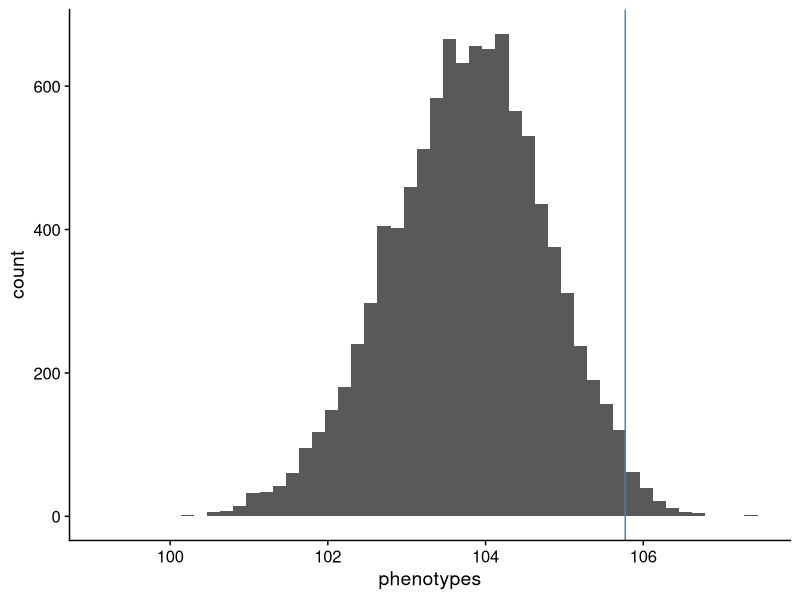
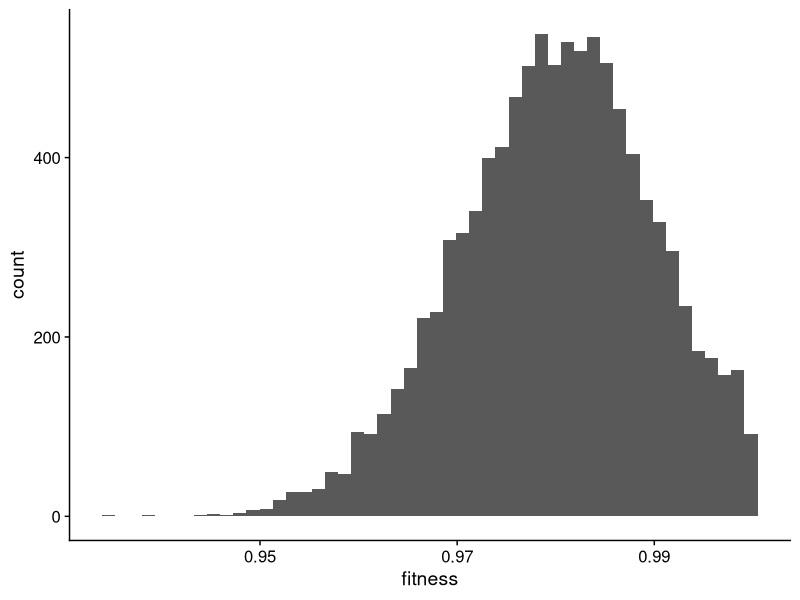
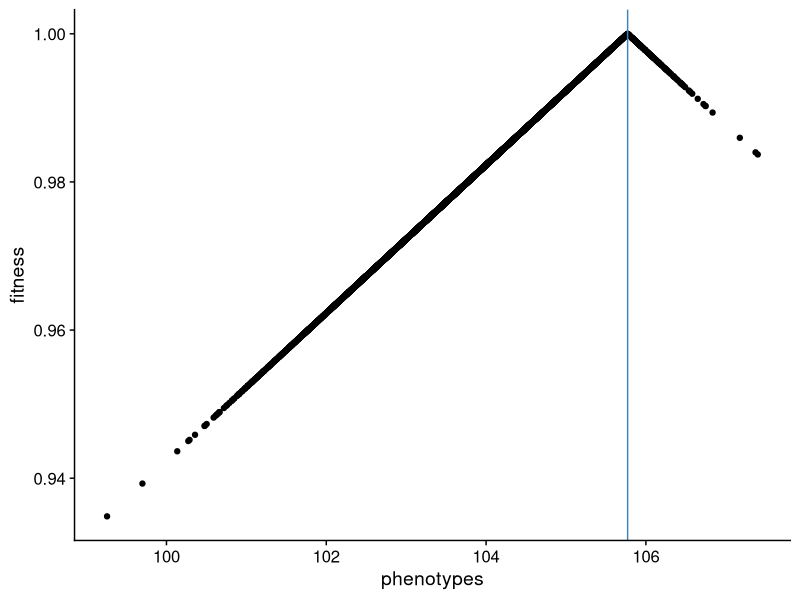

These figures' R source, in order:
library(tidyverse)
library(cowplot)
theme_set(theme_cowplot())

set.seed(7711)


#how many loci
nloci <- 100

#how many individuals
ninds <- 10000

#heritability
h2 <- 0.5

#get effects
effects <- rexp(nloci)

#get freqs
markers <- runif(nloci,0.01,0.99)

additive <- numeric(length = ninds)

for(ii in 1:ninds){
  #get genotype for 10 loci for one individual
  geno <- rbinom(rep(1,10),rep(1,10), markers)
  effs <- geno*effects
  additive[ii] <- sum(effs)
}

V_A <- var(additive)
V_E <- (V_A/h2)- V_A
env <- rnorm(ninds, 0.0, sqrt(V_E))

phenotypes <- tibble(phenotypes = additive + env)
phenotypes$phenotypes <- (phenotypes$phenotypes/ sd(phenotypes$phenotypes)) + 100
#phenotypes$phenotypes <- ((phenotypes$phenotypes - mean(phenotypes$phenotypes))/sd(phenotypes$phenotypes)) + 10

#define new optimum
new_opt <- mean(phenotypes$phenotypes) + sd(phenotypes$phenotypes)*2

phenotypes |>
  ggplot(aes(x=phenotypes)) +
  geom_histogram(bins = 50) +
  geom_vline(xintercept = new_opt, color = "steelblue")


scaling_f <- 100
  
phenotypes$fitness <- 1 - (abs(phenotypes$phenotypes - new_opt)/scaling_f)

#phenotypes$fitness <- (dnorm(new_opt - phenotypes$phenotypes, 10))

phenotypes |>
  ggplot(aes(x=fitness)) +
  geom_histogram(bins = 50)


phenotypes |>
  ggplot(aes(phenotypes, fitness)) +
  geom_point() +
  #ylim(0,1) +
  geom_vline(xintercept = new_opt, color = "steelblue")

